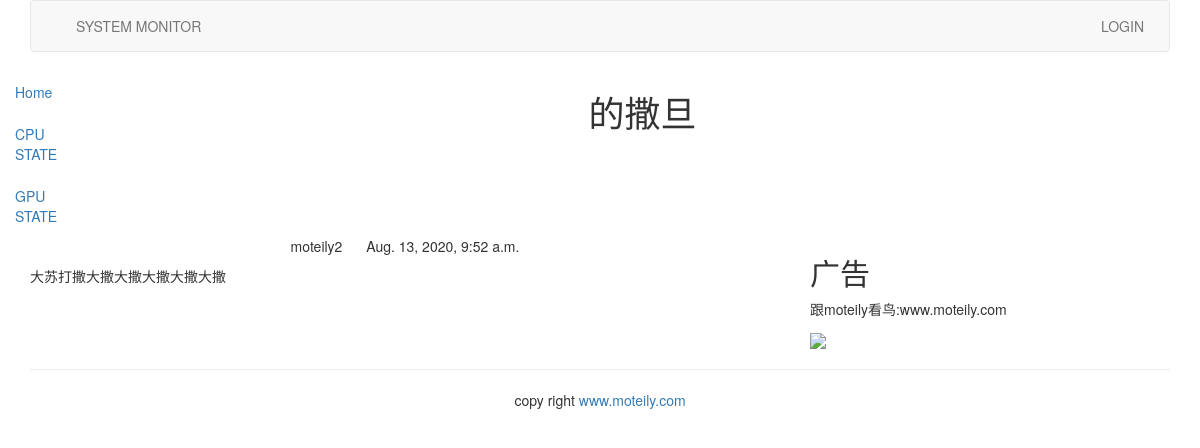
The app's page /blog/2/ with its own data.
### blog/models.py (models this page shows, shortened)
class BlogArticles(models.Model):
    title = models.CharField(max_length=300)   #字符串类型，必须要给出max_length,对应于html中的<input type="text">
    author = models.ForeignKey(User, on_delete=models.CASCADE, related_name="blog_posts")  # CASCADE:级联删除，
    body = models.TextField()
    publish = models.DateTimeField(default=timezone.now)
    class Meta:
        ordering = ("-publish",)  # 元组只有一个元素时，要加，

### blog/views.py (the view)
# urls.py: path('<int:article_id>/', views.blog_article, name='blog_article'),
def blog_article(request, article_id):
    article = get_object_or_404(BlogArticles, id=article_id)    #从model层得到数据
    pub = article.publish
    return render(request, "blog/content.html", {"article": article, "publish": pub})   #交给template层的html进行显示

### templates/blog/content.html (shortened to what this page needs)
{% extends "base.html" %}
{% block content %}
<div class="row text-center vertical-middle-sm">
    <h1>{{ article.title }}</h1>
</div>
<div class="row">
    <div class="col-xs-12 col-md-8">
        <p class="text-center">
            <span>{{ article.author.username }}
            </span>
            <span style="margin-left:20px">{{ publish }}</span>
        </p>
<div>{{article.body}}</div>
    </div>
    <div class="col-xs-6 col-md-4">
        <h2>广告</h2>
        <p>跟moteily看鸟:www.moteily.com</p>
        <img src="https://ss0.bdstatic.com/70cFvHSh_Q1YnxGkpoWK1HF6hhy/it/u=2380211865,1653699537&fm=15&gp=0.jpg">
    </div>
</div>
{% endblock %}

### records on screen
BlogArticles: title "的撒旦", author.username "moteily2", publish "Aug. 13, 2020, 9:52 a.m.", body "大苏打撒大撒大撒大撒大撒大撒"
